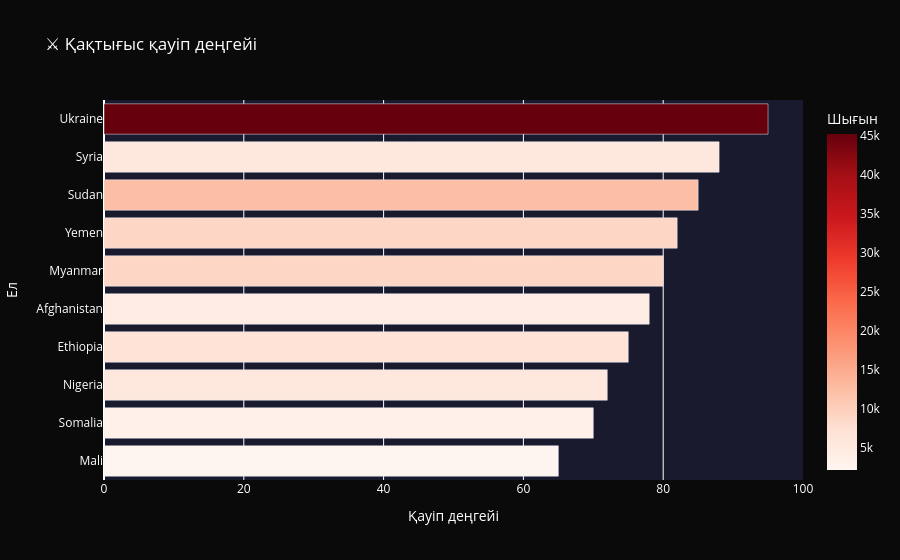

Notebook code cell kept with this figure:
### Code cell
# Conflict Risk визуализация
fig7 = px.scatter_geo(
    df_conflict,
    lat='latitude',
    lon='longitude',
    size='conflict_events',
    color='risk_score',
    hover_name='country',
    hover_data={'conflict_events': True, 'fatalities': True, 'risk_score': True},
    color_continuous_scale='Reds',
    title='⚔️ Global Conflict Risk Map (WW3 Risk)',
    projection='natural earth'
)

fig7.update_layout(
    paper_bgcolor='black',
    geo=dict(bgcolor='#0a0a0a', landcolor='#1a1a2e', oceancolor='#16213e'),
    font=dict(color='white')
)

fig7.show()

# Bar chart
fig8 = px.bar(
    df_conflict.sort_values('risk_score', ascending=True),
    x='risk_score',
    y='country',
    orientation='h',
    color='fatalities',
    color_continuous_scale='Reds',
    title='⚔️ Қақтығыс қауіп деңгейі',
    labels={'risk_score': 'Қауіп деңгейі', 'country': 'Ел', 'fatalities': 'Шығын'}
)

fig8.update_layout(
    paper_bgcolor='#0a0a0a',
    plot_bgcolor='#1a1a2e',
    font=dict(color='white')
)

fig8.show()

### Figure 1 — Plotly figure (JSON) as saved in the notebook; plotly's stock layout.template omitted (floating-point values rounded to 4 significant figures)
{"data": [{"hovertemplate": "Қауіп деңгейі=%{x}<br>Ел=%{y}<br>Шығын=%{marker.color}<extra></extra>", "legendgroup": "", "marker": {"color": [2100, 3400, 5600, 6700, 4300, 8900, 8900, 12400, 5400, 45230], "coloraxis": "coloraxis", "pattern": {"shape": ""}}, "name": "", "orientation": "h", "showlegend": false, "textposition": "auto", "type": "bar", "x": [65, 70, 72, 75, 78, 80, 82, 85, 88, 95], "xaxis": "x", "y": ["Mali", "Somalia", "Nigeria", "Ethiopia", "Afghanistan", "Myanmar", "Yemen", "Sudan", "Syria", "Ukraine"], "yaxis": "y"}], "layout": {"barmode": "relative", "coloraxis": {"colorbar": {"title": {"text": "Шығын"}}, "colorscale": [[0, "rgb(255,245,240)"], [0.125, "rgb(254,224,210)"], [0.25, "rgb(252,187,161)"], [0.375, "rgb(252,146,114)"], [0.5, "rgb(251,106,74)"], [0.625, "rgb(239,59,44)"], [0.75, "rgb(203,24,29)"], [0.875, "rgb(165,15,21)"], [1, "rgb(103,0,13)"]]}, "font": {"color": "white"}, "legend": {"tracegroupgap": 0}, "paper_bgcolor": "#0a0a0a", "plot_bgcolor": "#1a1a2e", "title": {"text": "⚔️ Қақтығыс қауіп деңгейі"}, "xaxis": {"anchor": "y", "domain": [0, 1], "title": {"text": "Қауіп деңгейі"}}, "yaxis": {"anchor": "x", "domain": [0, 1], "title": {"text": "Ел"}}}}
